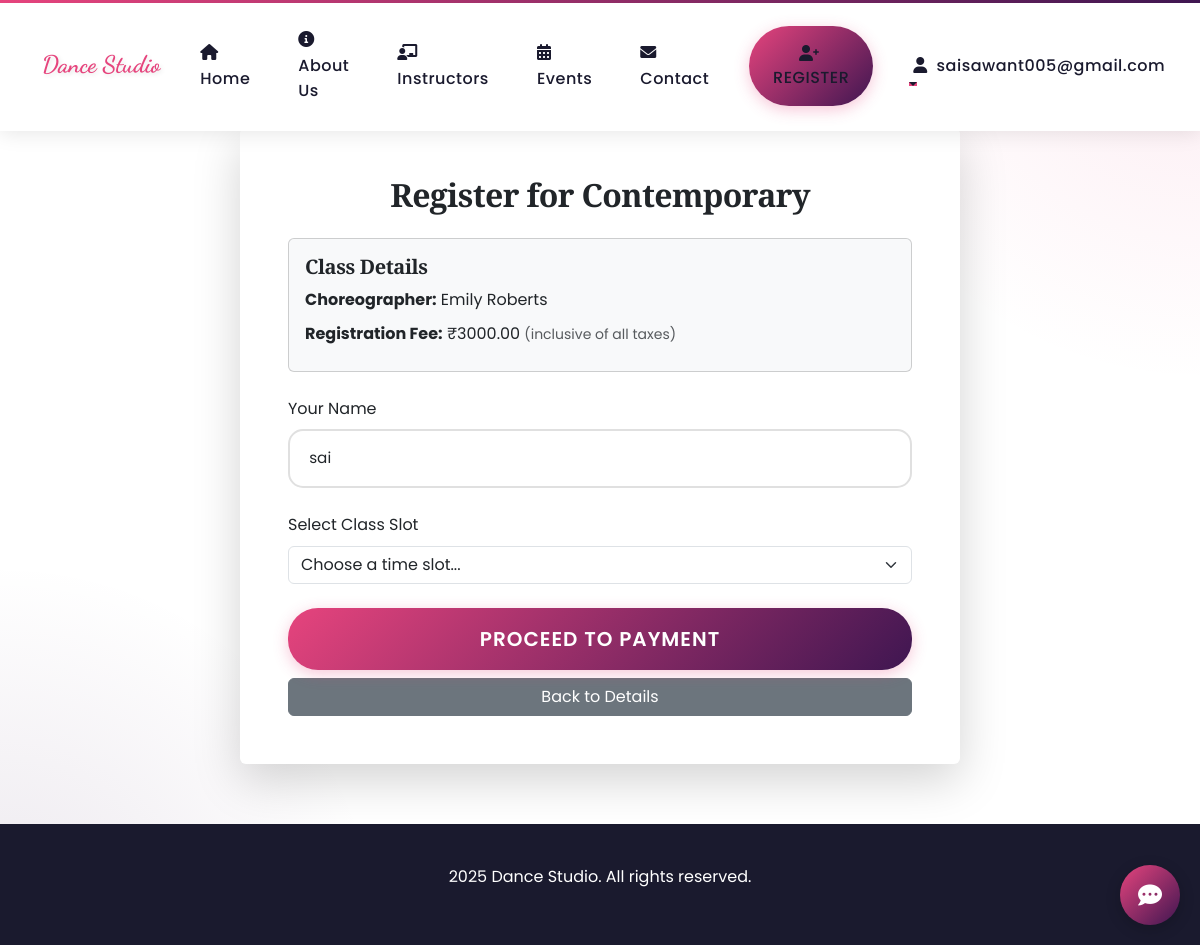
Screenshot of /register/?dance_style=2 (signed in) with the database file from the repository.
### dance_styles/models.py (models this page shows, shortened)
class DanceStyle(models.Model):
    name = models.CharField(max_length=100)
    image = models.ImageField(upload_to='dance_styles/', null=True, blank=True)
    video = models.FileField(upload_to='dance_videos/', null=True, blank=True)
    choreographer = models.CharField(max_length=100)
    registration_fee = models.DecimalField(max_digits=10, decimal_places=2)
    description = models.TextField()

### dance_styles/views.py (the view, shortened to what this page needs)
# urls.py: path('register/', views.register_class, name='register'),
@login_required
def register_class(request):
    dance_style_id = request.GET.get('dance_style') or request.POST.get('dance_style')
    if not dance_style_id:
        return redirect('dance_styles:home')
    dance_style = get_object_or_404(DanceStyle, id=dance_style_id)
    print("=" * 50)
    print("Dance Style:", dance_style.name)
    print("Slots:", dance_style.class_slots.count())
    print("=" * 50)
    return render(request, 'dance_styles/register.html', {
        'dance_style': dance_style,
        'user': request.user
    })

### dance_styles/templates/dance_styles/register.html (shortened to what this page needs)
{% extends 'dance_styles/base.html' %}
{% block content %}
<div class="container my-5">
    <div class="row justify-content-center">
        <div class="col-lg-8">
            <div class="card border-0 shadow-lg">
                <div class="card-body p-5">
                    <h2 class="text-center mb-4">Register for {{ dance_style.name }}</h2>
                    <div class="card bg-light mb-4">
                        <div class="card-body">
                            <h5 class="card-title">Class Details</h5>
                            <p class="mb-2"><strong>Choreographer:</strong> {{ dance_style.choreographer }}</p>
                            <p class="mb-2"><strong>Registration Fee:</strong> ₹{{ dance_style.registration_fee|floatformat:2 }} <small class="text-muted">(inclusive of all taxes)</small></p>
                        </div>
                    </div>
                    <form method="post" class="needs-validation" novalidate>
                        <div class="mb-4">
                            <label for="name" class="form-label">Your Name</label>
                            <input type="text" class="form-control" id="name" name="name" value="{{ user.first_name }}" required>
                        </div>
                        <div class="mb-4">
                            <label for="class_slot" class="form-label">Select Class Slot</label>
                            <select class="form-select" id="class_slot" name="class_slot" required>
                                <option value="">Choose a time slot...</option>
                            </select>
                        </div>
                        <div class="d-grid gap-2">
                            <button type="submit" class="btn btn-primary btn-lg">Proceed to Payment</button>
                            <a href="{% url 'dance_styles:dance_style_detail' dance_style.id %}" class="btn btn-secondary">Back to Details</a>
                        </div>
                    </form>
                </div>
            </div>
        </div>
    </div>
</div>
{% endblock %}

### dance_styles/templates/dance_styles/base.html (shortened to what this page needs)
<!DOCTYPE html>
<html lang="en">
<head>
    <link href="https://cdn.jsdelivr.net/npm/bootstrap@5.3.0/dist/css/bootstrap.min.css" rel="stylesheet">
    <link href="https://cdnjs.cloudflare.com/ajax/libs/font-awesome/6.0.0/css/all.min.css" rel="stylesheet">
    <link href="https://unpkg.com/aos@2.3.1/dist/aos.css" rel="stylesheet">
    <link rel="stylesheet" href="https://cdnjs.cloudflare.com/ajax/libs/animate.css/4.1.1/animate.min.css"/>
</head>
<body>
    <nav class="navbar navbar-expand-lg fixed-top">
        <div class="container">
            <a class="navbar-brand" href="{% url 'dance_styles:home' %}">Dance Studio</a>
            <div class="collapse navbar-collapse" id="navbarNav">
                <ul class="navbar-nav ms-auto align-items-center">
                    {% if user.is_authenticated %}
                    <li class="nav-item">
                        <a class="nav-link" href="{% url 'dance_styles:home' %}">
                            <i class="fas fa-home me-1"></i> Home
                        </a>
                    </li>
                    {% endif %}
                    <li class="nav-item">
                        <a class="nav-link" href="{% url 'dance_styles:about' %}">
                            <i class="fas fa-info-circle me-1"></i> About Us
                        </a>
                    </li>
                    <li class="nav-item">
                        <a class="nav-link" href="{% url 'dance_styles:instructors' %}">
                            <i class="fas fa-chalkboard-teacher me-1"></i> Instructors
                        </a>
                    </li>
                    <li class="nav-item">
                        <a class="nav-link" href="{% url 'dance_styles:events' %}">
                            <i class="fas fa-calendar-alt me-1"></i> Events
                        </a>
                    </li>
                    <li class="nav-item">
                        <a class="nav-link" href="{% url 'dance_styles:contact' %}">
                            <i class="fas fa-envelope me-1"></i> Contact
                        </a>
                    </li>
                    {% if user.is_authenticated %}
                    <li class="nav-item">
                        <a class="nav-link btn btn-primary text-white rounded-pill px-4" href="{% url 'dance_styles:register' %}">
                            <i class="fas fa-user-plus me-1"></i> Register
                        </a>
                    </li>
                    {% endif %}
                    {% if user.is_authenticated %}
                    <li class="nav-item dropdown">
                        <a class="nav-link dropdown-toggle" href="#" id="navbarDropdown" role="button" data-bs-toggle="dropdown" aria-expanded="false">
                            <i class="fas fa-user me-1"></i> {{ user.username }}
                        </a>
                    </li>
                    {% endif %}
                </ul>
            </div>
        </div>
    </nav>
    <div class="container" style="padding-top: 80px;">
        {% block content %}{% endblock %}
    </div>
    <footer class="footer text-center">
        <div class="container">
            <p> 2025 Dance Studio. All rights reserved.</p>
        </div>
    </footer>
    {% if user.is_authenticated %}
    <div class="chatbot-button" id="chatbotButton">
        <i class="fas fa-comment-dots"></i>
    </div>
    {% endif %}
</body>
</html>

### dance_styles/templates/dance_styles/base.html (style rules this page uses)
:root { --primary-color: #E6447D; --secondary-color: #3F1651; --dark-color: #1A1A2E; --light-color: #FFFFFF; --accent-color: #FFB703; --gradient-primary: linear-gradient(135deg, var(--primary-color), var(--secondary-color)); --font-heading: 'Playfair Display', serif; --font-body: 'Poppins', sans-serif; --font-accent: 'Dancing Script', cursive; }
body { font-family: var(--font-body); background-color: var(--light-color); color: var(--dark-color); overflow-x: hidden; scroll-behavior: smooth; line-height: 1.6; background-image: radial-gradient(circle at 100% 0%, rgba(230, 68, 125, 0.1) 0%, transparent 25%), radial-gradient(circle at 0% 100%, rgba(63, 22, 81, 0.1) 0%, transparent 25%); background-attachment: fixed; }
h1, h2, h3, h4, h5, h6 { font-family: var(--font-heading); font-weight: 700; letter-spacing: -0.02em; }
.navbar { background-color: rgba(255, 255, 255, 0.98); backdrop-filter: blur(10px); box-shadow: 0 2px 20px rgba(0,0,0,0.1); padding: 1.2rem 0; transition: all 0.3s ease; }
.navbar::before { content: ''; position: absolute; top: 0; left: 0; right: 0; height: 3px; background: var(--gradient-primary); }
.navbar .nav-link { position: relative; margin: 0 1rem; font-weight: 500; letter-spacing: 0.5px; }
.navbar .nav-link::before { content: ''; position: absolute; bottom: -5px; left: 0; width: 0; height: 2px; background: var(--primary-color); transition: width 0.3s ease; }
.navbar-brand { font-family: 'Dancing Script', cursive; font-size: 2rem; color: var(--primary-color) !important; text-shadow: 2px 2px 4px rgba(0,0,0,0.1); }
.navbar-brand { color: var(--primary-color) !important; font-weight: 700; font-size: 1.5rem; }
.nav-link { color: var(--dark-color) !important; font-weight: 500; margin: 0 0.5rem; position: relative; }
.nav-link::after { content: ''; position: absolute; width: 0; height: 2px; bottom: 0; left: 0; background-color: var(--primary-color); transition: width 0.3s ease; }
.btn-primary { background: var(--gradient-primary); border: none; border-radius: 30px; padding: 1rem 3rem; font-weight: 600; letter-spacing: 1px; text-transform: uppercase; transition: all 0.3s ease; color: white; position: relative; overflow: hidden; z-index: 1; box-shadow: 0 4px 15px rgba(230, 68, 125, 0.3); }
.btn-primary::after { content: '💃'; position: absolute; right: -30px; top: 50%; transform: translateY(-50%); font-size: 1.2em; opacity: 0; transition: all 0.3s ease; }
.btn-primary::before { content: ''; position: absolute; top: 0; left: 0; width: 0; height: 100%; background-color: var(--secondary-color); transition: all 0.3s ease; z-index: -1; }
.footer { background-color: var(--dark-color); color: white; padding: 40px 0; margin-top: 60px; }
.form-control { border-radius: 15px; padding: 1rem 1.2rem; border: 2px solid #e0e0e0; transition: all 0.3s ease; font-size: 0.95rem; }
.chatbot-button { position: fixed; bottom: 20px; right: 20px; background: var(--gradient-primary); color: white; width: 60px; height: 60px; border-radius: 50%; cursor: pointer; display: flex; align-items: center; justify-content: center; box-shadow: 0 4px 15px rgba(0, 0, 0, 0.2); transition: transform 0.3s ease, background 0.3s ease; z-index: 1000; }
.chatbot-button i { font-size: 1.5rem; }

### rows the page displays
DanceStyle: name "Contemporary", choreographer "Emily Roberts", registration_fee "3000.00"

### other values shown
{{ user.username }} "saisawant005@gmail.com"
